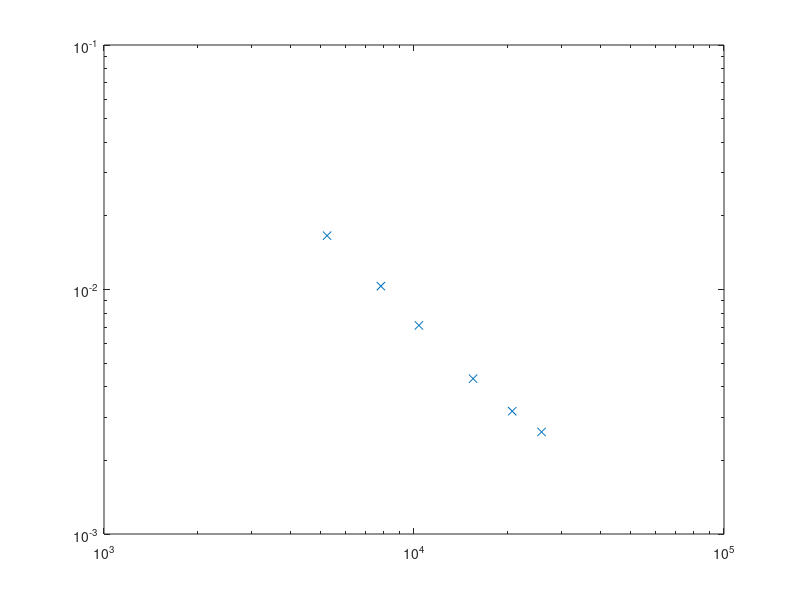

This chart was generated by the following MATLAB code: (Note: this script raises an error after producing the figure.)
%此程序用于对双对数坐标图像进行处理
%目前的像素位置数据来自于孙超老师实验，下列文献
% Yi, L., Toschi, F., & Sun, C. (2020). Global and local statistics in turbulent emulsions. Journal of Fluid Mechanics, 912.
% 输入已知的像素坐标和对应的绝对坐标
clear,clc;
pixel_coords = [ 630,803;382,803;382,367;]; % N×2矩阵，每行代表一个像素坐标[px, py]
absolute_coords = [ 1e+4,1e-3; 5e+3,1e-3;5e+3,1e-2;]; % N×2矩阵，每行代表对应的绝对坐标[x, y]

% 计算对数绝对坐标
log_abs = log(absolute_coords);

% 拟合x轴转换参数（像素X到log(x)）
X_design = [pixel_coords(:,1), ones(size(pixel_coords,1), 1)];
coeff_x = X_design \ log_abs(:,1); % 最小二乘解

% 拟合y轴转换参数（像素Y到log(y)）
Y_design = [pixel_coords(:,2), ones(size(pixel_coords,1), 1)];
coeff_y = Y_design \ log_abs(:,2);

% 定义转换函数
pixel2abs = @(pixel) deal(...
    exp(coeff_x(1)*pixel(:,1) + coeff_x(2)), ...
    exp(coeff_y(1)*pixel(:,2) + coeff_y(2)));

% 示例使用：将像素坐标[px_input, py_input]转换为绝对坐标
px_input = [399,542,643,787,891,969]; % 输入像素X坐标
py_input = [271,361,431,526,584,621]; % 输入像素Y坐标
% [x_abs, y_abs] = pixel2abs([px_input, py_input]);
% disp(['绝对坐标: (', num2str(x_abs), ', ', num2str(y_abs), ')']);

% 若要批量转换多个坐标，可使用：
test_pixels = [px_input',py_input';];
[x_all, y_all] = pixel2abs(test_pixels);
loglog(x_all,y_all,'x',linewidth=2,DisplayName='Sun Chao Experiment')
hold on
my_data_x = [6.6422e+03,2.5377e+05]';
my_data_y = [1.21e-2,6.53791e-05]';
loglog(my_data_x,my_data_y,'ro',linewidth=2,DisplayName='Our Therory')
hold on
ref = [x_all;my_data_x];
loglog(ref,ref.^(-1.2)*500,'-',DisplayName='$\langle D\rangle\sim Re^{-1.2}$')
hold off
xlabel('$Re$',Interpreter='latex')
ylabel('$\langle D\rangle/d$',Interpreter='latex')
legend(Interpreter="latex")
